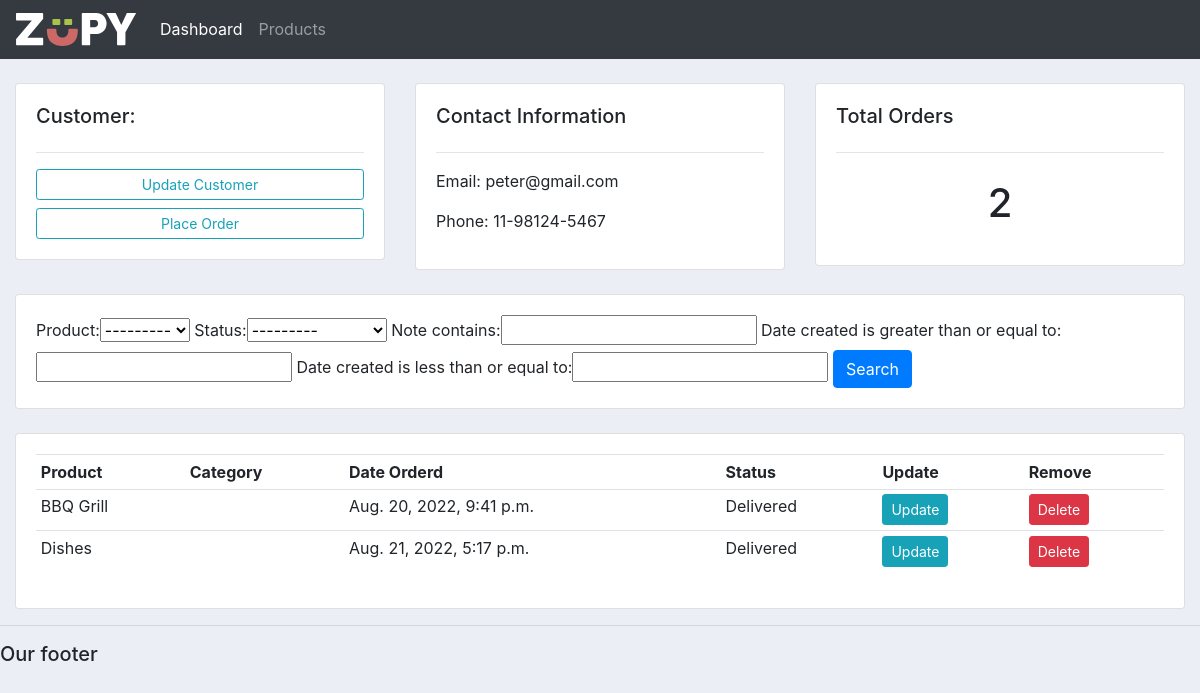
The app's page /customer/2/, older data.
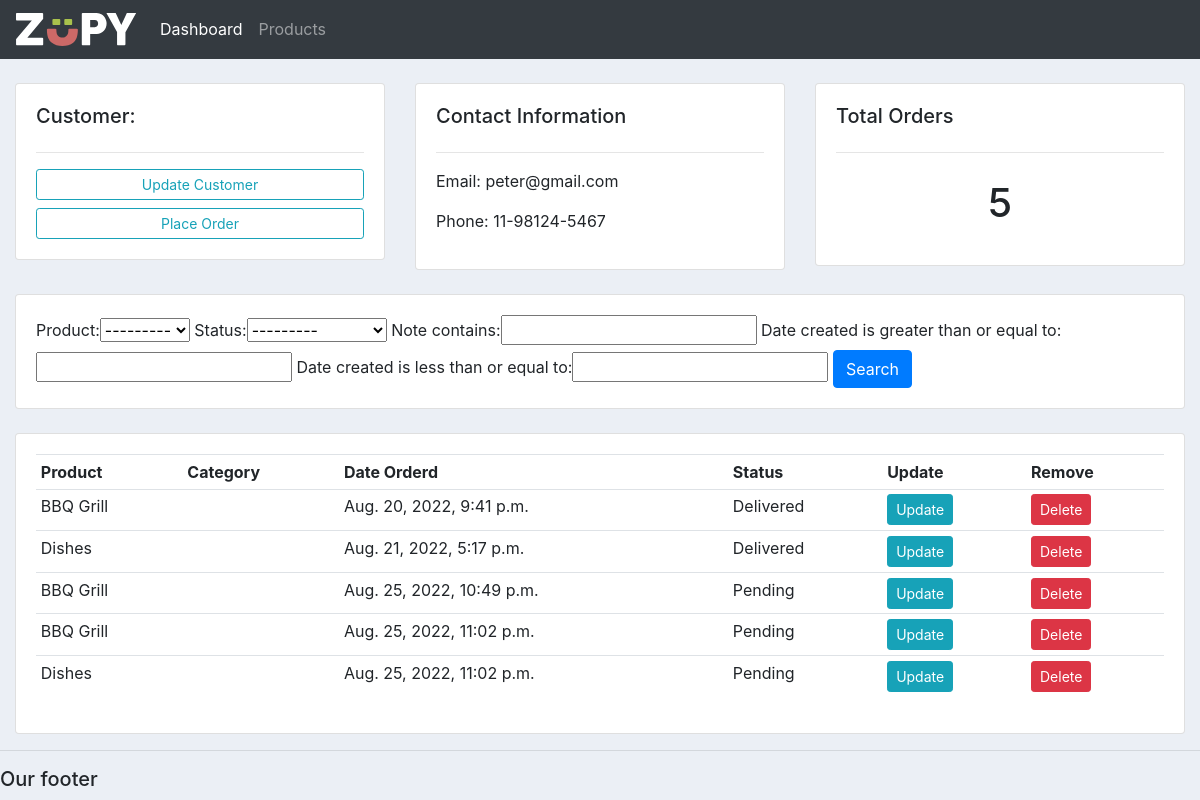
The same page, newer data.
### accounts/models.py (models this page shows, shortened)
class Order(models.Model):
    STATUS = (
        ('Pending', 'Pending'),
        ('Out for delivery', 'Out for delivery'),
        ('Delivered', 'Delivered')
    )
    customer = models.ForeignKey(Customer, null=True, on_delete= models.SET_NULL)
    product = models.ForeignKey(Product, null=True, on_delete= models.SET_NULL)
    date_created = models.DateTimeField(auto_now_add=True, null=True)
    status = models.CharField(max_length=200, null=True, choices=STATUS)
    note = models.CharField(max_length=1000, null=True)

class Product(models.Model):
    CATEGORY = (
        ('Indoor', 'Indoor'),
        ('Out Door', 'Out Door'),
    )
    name = models.CharField(max_length=200, null=True)
    price = models.FloatField(null=True)
    category = models.CharField(max_length=200, null=True, choices=CATEGORY)
    description = models.CharField(max_length=200, null=True, blank=True)
    date_created = models.DateTimeField(auto_now_add=True, null=True)
    tags = models.ManyToManyField(Tag)
    def __str__(self):
        return self.name

### accounts/views.py (the view)
# urls.py: path('customer/<str:pk_test>/', views.customer, name="customer"),
def customer(request, pk_test):
    customer = Customer.objects.get(id=pk_test)
    orders = customer.order_set.all()
    order_count = orders.count()
    myFilter = OrderFilter(request.GET, queryset=orders)
    orders = myFilter.qs
    context = {'customer':customer, 'orders':orders, 'order_count':order_count, 'myFilter':myFilter}
    return render(request,'accounts/customer.html', context)

### accounts/templates/accounts/customer.html
{%  extends 'accounts/main.html' %}
{% block content %}
	<br>
<div class="row">
	<div class="col-md">
		<div class="card card-body">
			<h5>Customer:</h5>
			<hr>
			<a class="btn btn-outline-info  btn-sm btn-block" href="">Update Customer</a>
			<a class="btn btn-outline-info  btn-sm btn-block" href="{% url 'create_order' customer.id %}">Place Order</a>
		</div>
	</div>
	<div class="col-md">
		<div class="card card-body">
			<h5>Contact Information</h5>
			<hr>
			<p>Email: {{customer.email}}</p>
			<p>Phone: {{customer.phone}}</p>
		</div>
	</div>
	<div class="col-md">
		<div class="card card-body">
			<h5>Total Orders</h5>
			<hr>
			<h1 style="text-align: center;padding: 10px">{{order_count}}</h1>
		</div>
	</div>
</div>
<br>
<div class="row">
	<div class="col">
		<div class="card card-body">
			<form method="get">
					{{myFilter.form}}
		    <button class="btn btn-primary" type="submit">Search</button>
		  </form>
		</div>
	</div>
</div>
<br>
<div class="row">
	<div class="col-md">
		<div class="card card-body">
			<table class="table table-sm">
				<tr>
					<th>Product</th>
					<th>Category</th>
					<th>Date Orderd</th>
					<th>Status</th>
					<th>Update</th>
					<th>Remove</th>
				</tr>
				{% for order in orders %}
				<tr>
					<td>{{order.product}}</td>
					<td>{{order.category}}</td>
					<td>{{order.date_created}}</td>
					<td>{{order.status}}</td>
					<td><a class="btn btn-sm btn-info" href="{% url 'update_order' order.id %}">Update</a></td>
					<td><a class="btn btn-sm btn-danger" href="{% url 'delete_order' order.id %}">Delete</a></td>
				</tr>
				{% endfor %}
			</table>
		</div>
	</div>
</div>
{% endblock %}

Row changes from the older to the newer data that the page shows:
added Order: product "BBQ Grill", date_created "Aug. 25, 2022, 10:49 p.m.", status "Pending"
added Order: product "BBQ Grill", date_created "Aug. 25, 2022, 11:02 p.m.", status "Pending"
added Order: product "Dishes", date_created "Aug. 25, 2022, 11:02 p.m.", status "Pending"
Text that changed along with them:
{{ order_count }}: "2" → "5"
